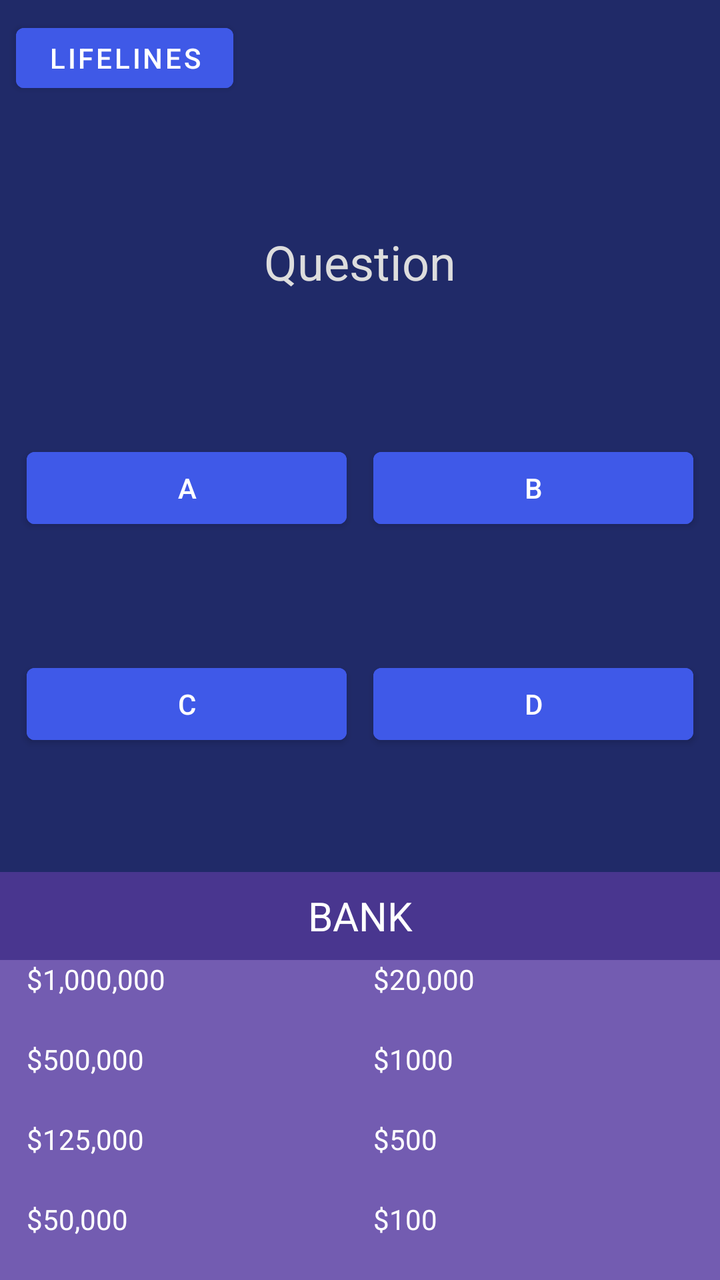
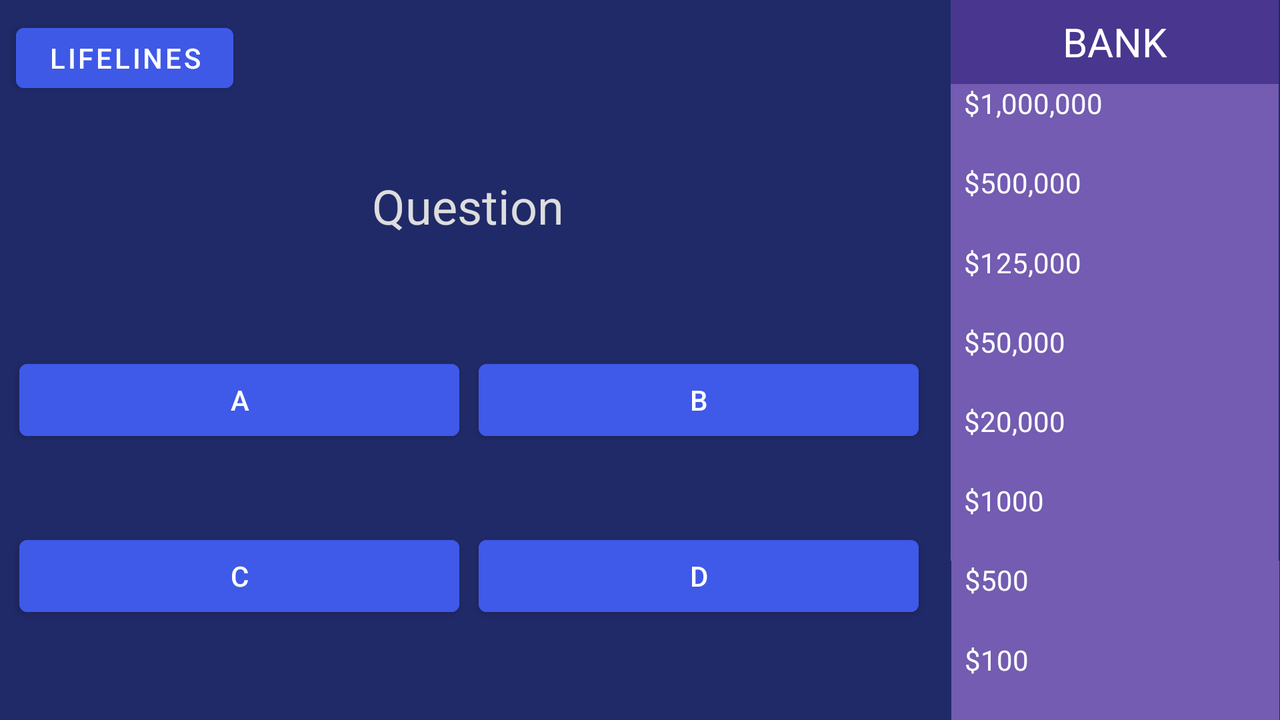

One screen, two layout resources from the same app: the default and the repository's alternative for another configuration. Each is rendered where Android would select it; the XML of both is given below.
<!-- AndroidManifest.xml: application theme Theme.RigCoinTriva -->
<!-- res/layout/activity_game_play.xml -->
<?xml version="1.0" encoding="utf-8"?>
<androidx.constraintlayout.widget.ConstraintLayout xmlns:android="http://schemas.android.com/apk/res/android"
    xmlns:app="http://schemas.android.com/apk/res-auto"
    xmlns:tools="http://schemas.android.com/tools"
    android:layout_width="match_parent"
    android:layout_height="match_parent"
    android:background="#202A68"
    tools:context=".GamePlay">

    <TextView
        android:id="@+id/txtBank2"
        android:layout_width="0dp"
        android:layout_height="40dp"
        android:background="#735CB1"
        android:text="  $500"
        android:textColor="#FFFFFF"
        app:layout_constraintBottom_toTopOf="@+id/txtBank1"
        app:layout_constraintEnd_toEndOf="parent"
        app:layout_constraintStart_toEndOf="@+id/txtBank6" />

    <TextView
        android:id="@+id/txtBank1"
        android:layout_width="0dp"
        android:layout_height="40dp"
        android:background="#735CB1"
        android:text="  $100"
        android:textColor="#FFFFFF"
        app:layout_constraintBottom_toBottomOf="parent"
        app:layout_constraintEnd_toEndOf="parent"
        app:layout_constraintStart_toEndOf="@+id/txtBank5" />

    <TextView
        android:id="@+id/txtBank7"
        android:layout_width="0dp"
        android:layout_height="40dp"
        android:background="#735CB1"
        android:text="    $500,000"
        android:textColor="#FFFFFF"
        app:layout_constraintBottom_toTopOf="@+id/txtBank2"
        app:layout_constraintEnd_toStartOf="@+id/txtBank3"
        app:layout_constraintStart_toStartOf="parent"
        app:layout_constraintTop_toBottomOf="@+id/txtBank4"
        app:layout_constraintVertical_bias="0.0" />

    <TextView
        android:id="@+id/txtBank6"
        android:layout_width="0dp"
        android:layout_height="40dp"
        android:background="#735CB1"
        android:text="    $125,000"
        android:textColor="#FFFFFF"
        app:layout_constraintBottom_toBottomOf="@+id/txtBank2"
        app:layout_constraintEnd_toStartOf="@+id/txtBank2"
        app:layout_constraintStart_toStartOf="parent"
        app:layout_constraintTop_toTopOf="@+id/txtBank2" />

    <TextView
        android:id="@+id/txtBank8"
        android:layout_width="0dp"
        android:layout_height="40dp"
        android:background="#735CB1"
        android:text="    $1,000,000"
        android:textColor="#FFFFFF"
        app:layout_constraintBottom_toBottomOf="@+id/txtBank4"
        app:layout_constraintEnd_toStartOf="@+id/txtBank4"
        app:layout_constraintStart_toStartOf="parent"
        app:layout_constraintTop_toTopOf="@+id/txtBank4" />

    <TextView
        android:id="@+id/titleBank"
        android:layout_width="0dp"
        android:layout_height="44dp"
        android:background="#49368F"
        android:gravity="center"
        android:text="BANK"
        android:textColor="#FFFFFF"
        android:textSize="20sp"
        app:layout_constraintBottom_toTopOf="@+id/txtBank4"
        app:layout_constraintEnd_toEndOf="parent"
        app:layout_constraintStart_toStartOf="parent" />

    <TextView
        android:id="@+id/txtBank4"
        android:layout_width="0dp"
        android:layout_height="40dp"
        android:background="#735CB1"
        android:text="  $20,000"
        android:textColor="#FFFFFF"
        app:layout_constraintBottom_toTopOf="@+id/txtBank3"
        app:layout_constraintEnd_toEndOf="parent"
        app:layout_constraintStart_toEndOf="@+id/txtBank8" />

    <TextView
        android:id="@+id/txtBank5"
        android:layout_width="0dp"
        android:layout_height="40dp"
        android:background="#735CB1"
        android:text="    $50,000"
        android:textColor="#FFFFFF"
        app:layout_constraintBottom_toBottomOf="@+id/txtBank1"
        app:layout_constraintEnd_toStartOf="@+id/txtBank1"
        app:layout_constraintStart_toStartOf="parent"
        app:layout_constraintTop_toBottomOf="@+id/txtBank2" />

    <TextView
        android:id="@+id/txtBank3"
        android:layout_width="0dp"
        android:layout_height="40dp"
        android:background="#735CB1"
        android:text="  $1000"
        android:textColor="#FFFFFF"
        app:layout_constraintBottom_toTopOf="@+id/txtBank2"
        app:layout_constraintEnd_toEndOf="parent"
        app:layout_constraintStart_toEndOf="@+id/txtBank7" />

    <TextView
        android:id="@+id/txtQuestion"
        android:layout_width="wrap_content"
        android:layout_height="wrap_content"
        android:layout_marginStart="16dp"
        android:layout_marginEnd="16dp"
        android:gravity="center"
        android:text="Question"
        android:textColor="#DDDDDD"
        android:textSize="24sp"
        app:layout_constraintBottom_toTopOf="@+id/btnA"
        app:layout_constraintEnd_toEndOf="parent"
        app:layout_constraintStart_toStartOf="parent"
        app:layout_constraintTop_toBottomOf="@+id/btnLifelines"
        app:layout_constraintVertical_bias="0.47000003" />

    <Button
        android:id="@+id/btnD"
        android:layout_width="0dp"
        android:layout_height="wrap_content"
        android:backgroundTint="#3F59E8"
        android:onClick="onBtnD"
        android:text="D"
        app:layout_constraintBottom_toBottomOf="@+id/btnC"
        app:layout_constraintEnd_toEndOf="@+id/btnB"
        app:layout_constraintStart_toStartOf="@+id/btnB"
        app:layout_constraintTop_toTopOf="@+id/btnC" />

    <Button
        android:id="@+id/btnB"
        android:layout_width="160dp"
        android:layout_height="wrap_content"
        android:backgroundTint="#3F59E8"
        android:onClick="onBtnB"
        android:text="B"
        app:layout_constraintBottom_toBottomOf="@+id/btnA"
        app:layout_constraintEnd_toEndOf="parent"
        app:layout_constraintStart_toEndOf="@+id/btnA"
        app:layout_constraintTop_toTopOf="@+id/btnA"
        app:layout_constraintVertical_bias="0.0" />

    <Button
        android:id="@+id/btnC"
        android:layout_width="0dp"
        android:layout_height="wrap_content"
        android:layout_marginBottom="60dp"
        android:backgroundTint="#3F59E8"
        android:onClick="onBtnC"
        android:text="C"
        app:layout_constraintBottom_toTopOf="@+id/titleBank"
        app:layout_constraintEnd_toEndOf="@+id/btnA"
        app:layout_constraintHorizontal_bias="0.0"
        app:layout_constraintStart_toStartOf="@+id/btnA" />

    <Button
        android:id="@+id/btnA"
        android:layout_width="160dp"
        android:layout_height="wrap_content"
        android:layout_marginBottom="60dp"
        android:backgroundTint="#3F59E8"
        android:onClick="onBtnA"
        android:text="A"
        app:layout_constraintBottom_toTopOf="@+id/btnC"
        app:layout_constraintEnd_toStartOf="@+id/btnB"
        app:layout_constraintHorizontal_bias="0.187"
        app:layout_constraintStart_toStartOf="parent" />

    <Button
        android:id="@+id/btnLifelines"
        android:layout_width="wrap_content"
        android:layout_height="42dp"
        android:layout_marginStart="8dp"
        android:layout_marginTop="8dp"
        android:backgroundTint="#3F59E7"
        android:text="Lifelines"
        app:layout_constraintStart_toStartOf="parent"
        app:layout_constraintTop_toTopOf="parent" />

</androidx.constraintlayout.widget.ConstraintLayout>
<!-- resources referenced by this layout -->
<resources>
  <style name="Theme.RigCoinTriva" parent="Theme.MaterialComponents.DayNight.NoActionBar">
          
          <item name="colorPrimary">@color/purple_500</item>
          <item name="colorPrimaryVariant">@color/purple_700</item>
          <item name="colorOnPrimary">@color/white</item>
          
          <item name="colorSecondary">@color/teal_200</item>
          <item name="colorSecondaryVariant">@color/teal_700</item>
          <item name="colorOnSecondary">@color/black</item>
          
          <item name="android:statusBarColor">?attr/colorPrimaryVariant</item>
          <item name="android:navigationBarColor">?attr/colorPrimaryVariant</item>
  
          
          <item name="android:itemTextAppearance">@style/textColor</item>
          <item name="android:itemBackground">#2D39A3</item>
  
      </style>
  <color name="purple_500">#FF6200EE</color>
  <color name="purple_700">#3A2998</color>
  <color name="white">#FFFFFF</color>
  <color name="teal_200">#FF03DAC5</color>
  <color name="teal_700">#FF018786</color>
  <color name="black">#FF000000</color>
  <style name="textColor" parent="@android:style/TextAppearance.Widget.IconMenu.Item">
  
          <item name="android:textColor">#FFFFFF</item>
          <item name="android:textSize">18dp</item>
  
      </style>
</resources>
<!-- res/layout-land/activity_game_play.xml (the repository's variant of the layout above) -->
<!-- drawn on the phone turned sideways -->
<?xml version="1.0" encoding="utf-8"?>
<androidx.constraintlayout.widget.ConstraintLayout xmlns:android="http://schemas.android.com/apk/res/android"
    xmlns:app="http://schemas.android.com/apk/res-auto"
    xmlns:tools="http://schemas.android.com/tools"
    android:layout_width="match_parent"
    android:layout_height="match_parent"
    android:background="#202A68"
    tools:context=".GamePlay">

    <TextView
        android:id="@+id/txtBank1"
        android:layout_width="164dp"
        android:layout_height="0dp"
        android:background="#735CB1"
        android:text="  $100"
        android:textColor="#FFFFFF"
        app:layout_constraintBottom_toBottomOf="parent"
        app:layout_constraintEnd_toEndOf="parent"
        app:layout_constraintHorizontal_bias="0.944"
        app:layout_constraintStart_toEndOf="@+id/divider"
        app:layout_constraintTop_toBottomOf="@+id/txtBank2" />

    <TextView
        android:id="@+id/txtBank3"
        android:layout_width="164dp"
        android:layout_height="0dp"
        android:background="#735CB1"
        android:text="  $1000"
        android:textColor="#FFFFFF"
        app:layout_constraintBottom_toTopOf="@+id/txtBank2"
        app:layout_constraintEnd_toEndOf="parent"
        app:layout_constraintHorizontal_bias="0.916"
        app:layout_constraintStart_toEndOf="@+id/divider"
        app:layout_constraintTop_toBottomOf="@+id/txtBank4" />

    <TextView
        android:id="@+id/txtBank2"
        android:layout_width="164dp"
        android:layout_height="0dp"
        android:background="#735CB1"
        android:text="  $500"
        android:textColor="#FFFFFF"
        app:layout_constraintBottom_toTopOf="@+id/txtBank1"
        app:layout_constraintEnd_toEndOf="parent"
        app:layout_constraintHorizontal_bias="0.944"
        app:layout_constraintStart_toEndOf="@+id/divider"
        app:layout_constraintTop_toBottomOf="@+id/txtBank3" />

    <TextView
        android:id="@+id/txtBank6"
        android:layout_width="164dp"
        android:layout_height="0dp"
        android:background="#735CB1"
        android:text="  $125,000"
        android:textColor="#FFFFFF"
        app:layout_constraintBottom_toTopOf="@+id/txtBank5"
        app:layout_constraintEnd_toEndOf="parent"
        app:layout_constraintHorizontal_bias="0.916"
        app:layout_constraintStart_toEndOf="@+id/divider"
        app:layout_constraintTop_toBottomOf="@+id/txtBank7" />

    <TextView
        android:id="@+id/txtBank5"
        android:layout_width="164dp"
        android:layout_height="0dp"
        android:background="#735CB1"
        android:text="  $50,000"
        android:textColor="#FFFFFF"
        app:layout_constraintBottom_toTopOf="@+id/txtBank4"
        app:layout_constraintEnd_toEndOf="parent"
        app:layout_constraintHorizontal_bias="0.916"
        app:layout_constraintStart_toEndOf="@+id/divider"
        app:layout_constraintTop_toBottomOf="@+id/txtBank6" />

    <TextView
        android:id="@+id/txtBank4"
        android:layout_width="164dp"
        android:layout_height="0dp"
        android:background="#735CB1"
        android:text="  $20,000"
        android:textColor="#FFFFFF"
        app:layout_constraintBottom_toTopOf="@+id/txtBank3"
        app:layout_constraintEnd_toEndOf="parent"
        app:layout_constraintHorizontal_bias="0.916"
        app:layout_constraintStart_toEndOf="@+id/divider"
        app:layout_constraintTop_toBottomOf="@+id/txtBank5" />

    <TextView
        android:id="@+id/txtQuestion"
        android:layout_width="458dp"
        android:layout_height="wrap_content"
        android:gravity="center"
        android:text="Question"
        android:textColor="#DDDDDD"
        android:textSize="24sp"
        app:layout_constraintBottom_toTopOf="@+id/btnA"
        app:layout_constraintEnd_toEndOf="@+id/btnB"
        app:layout_constraintHorizontal_bias="0.545"
        app:layout_constraintStart_toStartOf="@+id/btnA"
        app:layout_constraintTop_toBottomOf="@+id/btnLifelines"
        app:layout_constraintVertical_bias="0.392" />

    <Button
        android:id="@+id/btnA"
        android:layout_width="220dp"
        android:layout_height="wrap_content"
        android:layout_marginBottom="40dp"
        android:backgroundTint="#3F59E8"
        android:onClick="onBtnA"
        android:text="A"
        app:layout_constraintBottom_toTopOf="@+id/btnC"
        app:layout_constraintEnd_toStartOf="@+id/btnB"
        app:layout_constraintStart_toStartOf="parent" />

    <Button
        android:id="@+id/btnB"
        android:layout_width="220dp"
        android:layout_height="wrap_content"
        android:backgroundTint="#3F59E8"
        android:onClick="onBtnB"
        android:text="B"
        app:layout_constraintBottom_toBottomOf="@+id/btnA"
        app:layout_constraintEnd_toStartOf="@+id/divider"
        app:layout_constraintStart_toEndOf="@+id/btnA"
        app:layout_constraintTop_toTopOf="@+id/btnA"
        app:layout_constraintVertical_bias="0.0" />

    <Button
        android:id="@+id/btnC"
        android:layout_width="220dp"
        android:layout_height="wrap_content"
        android:layout_marginBottom="48dp"
        android:backgroundTint="#3F59E8"
        android:onClick="onBtnC"
        android:text="C"
        app:layout_constraintBottom_toBottomOf="parent"
        app:layout_constraintEnd_toEndOf="@+id/btnA"
        app:layout_constraintStart_toStartOf="@+id/btnA" />

    <Button
        android:id="@+id/btnD"
        android:layout_width="220dp"
        android:layout_height="wrap_content"
        android:backgroundTint="#3F59E8"
        android:onClick="onBtnD"
        android:text="D"
        app:layout_constraintBottom_toBottomOf="@+id/btnC"
        app:layout_constraintEnd_toEndOf="@+id/btnB"
        app:layout_constraintStart_toStartOf="@+id/btnB"
        app:layout_constraintTop_toTopOf="@+id/btnC" />

    <View
        android:id="@+id/divider"
        android:layout_width="1dp"
        android:layout_height="409dp"
        android:layout_marginEnd="170dp"
        android:background="?android:attr/listDivider"
        android:visibility="invisible"
        app:layout_constraintBottom_toBottomOf="parent"
        app:layout_constraintEnd_toEndOf="parent"
        app:layout_constraintHorizontal_bias="1.0"
        app:layout_constraintStart_toStartOf="parent"
        app:layout_constraintTop_toTopOf="parent"
        app:layout_constraintVertical_bias="0.0" />

    <TextView
        android:id="@+id/titleBank"
        android:layout_width="164dp"
        android:layout_height="42dp"
        android:background="#49368F"
        android:gravity="center"
        android:text="BANK"
        android:textColor="#FFFFFF"
        android:textSize="20sp"
        app:layout_constraintBottom_toTopOf="@+id/txtBank8"
        app:layout_constraintEnd_toEndOf="parent"
        app:layout_constraintHorizontal_bias="0.891"
        app:layout_constraintStart_toEndOf="@+id/divider"
        app:layout_constraintTop_toTopOf="parent" />

    <TextView
        android:id="@+id/txtBank8"
        android:layout_width="164dp"
        android:layout_height="0dp"
        android:background="#735CB1"
        android:text="  $1,000,000"
        android:textColor="#FFFFFF"
        app:layout_constraintBottom_toTopOf="@+id/txtBank7"
        app:layout_constraintEnd_toEndOf="parent"
        app:layout_constraintHorizontal_bias="0.916"
        app:layout_constraintStart_toEndOf="@+id/divider"
        app:layout_constraintTop_toBottomOf="@+id/titleBank" />

    <TextView
        android:id="@+id/txtBank7"
        android:layout_width="164dp"
        android:layout_height="0dp"
        android:background="#735CB1"
        android:text="  $500,000"
        android:textColor="#FFFFFF"
        app:layout_constraintBottom_toTopOf="@+id/txtBank6"
        app:layout_constraintEnd_toEndOf="parent"
        app:layout_constraintHorizontal_bias="0.916"
        app:layout_constraintStart_toEndOf="@+id/divider"
        app:layout_constraintTop_toBottomOf="@+id/txtBank8" />

    <Button
        android:id="@+id/btnLifelines"
        android:layout_width="wrap_content"
        android:layout_height="42dp"
        android:layout_marginStart="8dp"
        android:layout_marginTop="8dp"
        android:backgroundTint="#3F59E7"
        android:text="Lifelines"
        app:layout_constraintStart_toStartOf="parent"
        app:layout_constraintTop_toTopOf="parent" />

</androidx.constraintlayout.widget.ConstraintLayout>
